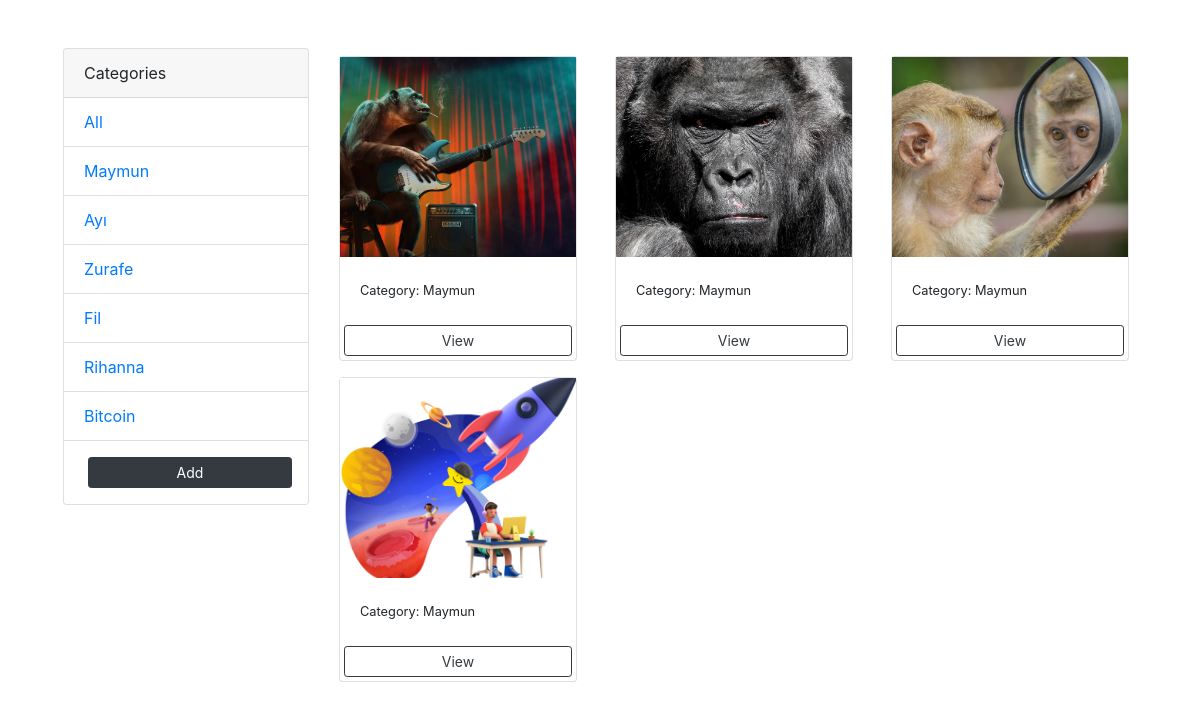
Page /?category=Maymun on the committed database.
### photos/models.py (models this page shows, shortened)
class Category(models.Model):
    name = models.CharField(max_length=100, null=False, blank=False)

class Photo(models.Model):
    category = models.ForeignKey(
        Category, null=True, blank=True, on_delete=models.SET_NULL)
    image = models.ImageField(null=False, blank=False)
    description = models.CharField(max_length=500, null=False, blank=False)

### photos/views.py (the view)
# urls.py: path('', views.gallery, name='gallery'),
def gallery(request):
    category = request.GET.get('category')
    if category == None:
        photos = Photo.objects.all()
    else:
        photos = Photo.objects.filter(category__name = category)
    categories = Category.objects.all()
    context = {
        "categories": categories,
        "photos": photos,
        }
    return render(request, 'photos/gallery.html', context)

### photos/templates/photos/gallery.html (shortened to what this page needs)
<!DOCTYPE html>
<html lang="en">
<head>
    <link rel="stylesheet" href="https://cdn.jsdelivr.net/npm/bootstrap@4.4.1/dist/css/bootstrap.min.css">
</head>
<body class='m-5'>
    <div class="container">
        <div class="row">
            <div class="col-md-3">
                <div class="card">
                    <div class="card-header">
                      Categories
                    </div>
                    <ul class="list-group list-group-flush">
                      <li class="list-group-item">
                         <a href="{% url 'gallery' %}">All</a>
                      </li>
                      {% for category in categories %}
                        <li class="list-group-item">
                            <a href="{% url 'gallery' %}?category={{category.name}}">
                                {{category.name}}
                            </a>
                        </li>
                      {% endfor %}
                      <li class="list-group-item">
                      <a class='btn btn-dark btn-block btn-sm m-1' href="{% url 'add' %}">Add</a>
                      </li>
                    </ul>
                  </div>
            </div>
            <div class="col-md-9">
                <div class="row">
                    {% for photo in photos %}
                    <div class="col-md-4">
                        <div class="card mr-2 my-2">
                            <img src='{{photo.image.url}}'
                            class="image-thumbail" alt="...">
                            <div class="card-body">
                                <small>Category: {{photo.category.name}}</small>
                            </div>
                                <a class='btn btn-outline-dark btn-sm m-1'href='{% url 'photo' photo.id %}'>View</a>
                        </div>
                    </div>
                    {% empty %}
                        <h3>No Photo</h3>
                    {% endfor %}
                </div>
            </div>
        </div>
    </div>
</body>
</html>

### photos/templates/photos/gallery.html (style rules this page uses)
.image-thumbail { height: 200px; object-fit: cover; }

### rows in the picture
Category: name "Maymun"
Category: name "Ayı"
Category: name "Zurafe"
Category: name "Fil"
Category: name "Rihanna"
Category: name "Bitcoin"
Photo: image (picture), category.name "Maymun"
Photo: image (picture), category.name "Maymun"
Photo: image (picture), category.name "Maymun"
Photo: image (picture), category.name "Maymun"
